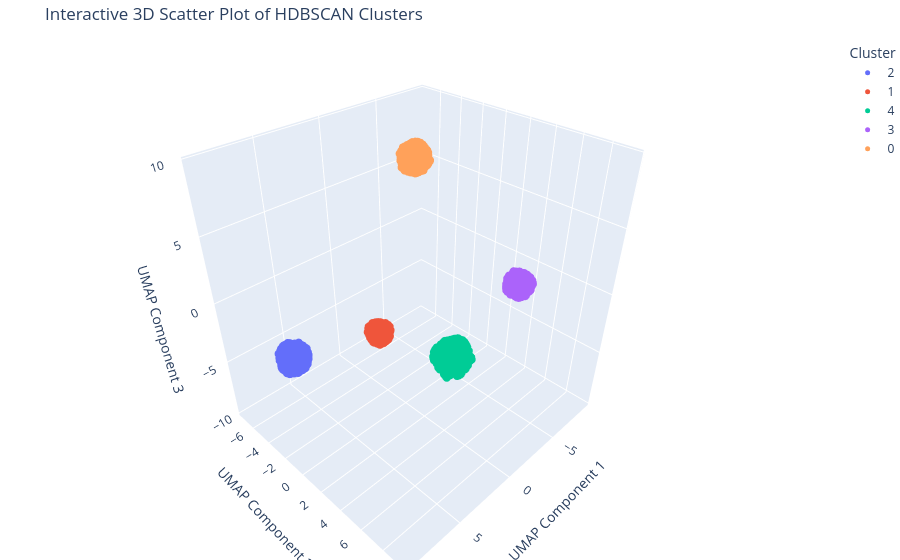

This figure's notebook cell:
### Markdown cell above
## Visualizing cuML HDBSCAN Clustering with cuML UMAP

### Code cell
%load_ext cuml.accel

import plotly.express as px
from hdbscan import HDBSCAN
from umap import UMAP

# Perform HDBSCAN Clustering using cuML
hdbscan = HDBSCAN(min_samples=10, min_cluster_size=200, gen_min_span_tree=True)
hdbscan.fit(X_gpu)

# Extract cluster labels
cluster_labels = hdbscan.labels_

# Reduce Dimensionality to 3D using cuML UMAP
umap_3d = UMAP(n_neighbors=15, min_dist=0.1, n_components=3)
embedding_3d = umap_3d.fit_transform(X_gpu)

# Convert GPU arrays back to NumPy for Plotly visualization
embedding_3d_cpu = cp.asnumpy(embedding_3d)
cluster_labels_cpu = cp.asnumpy(cluster_labels)

# Create Interactive 3D Scatter Plot using Plotly
fig = px.scatter_3d(
    x=embedding_3d_cpu[:, 0],
    y=embedding_3d_cpu[:, 1],
    z=embedding_3d_cpu[:, 2],
    color=cluster_labels_cpu.astype(str),  # Convert cluster labels to strings for coloring
    title="Interactive 3D Scatter Plot of HDBSCAN Clusters",
    labels={"color": "Cluster"}
)

# Customize the plot
fig.update_traces(marker=dict(size=5))  # Adjust marker size
fig.update_layout(
    scene=dict(
        xaxis_title="UMAP Component 1",
        yaxis_title="UMAP Component 2",
        zaxis_title="UMAP Component 3",
    ),
    margin=dict(l=0, r=0, b=0, t=40),  # Reduce margins for a cleaner look
)

# Show the plot
fig.show()

### Figure 1 — Plotly figure (JSON) as saved in the notebook; plotly's stock layout.template omitted (floating-point values rounded to 4 significant figures; data arrays with more than 128 entries replaced by an {"elided": "..."} marker saying what was removed)
{"data": [{"hovertemplate": "Cluster=2<br>x=%{x}<br>y=%{y}<br>z=%{z}<extra></extra>", "legendgroup": "2", "marker": {"color": "#636efa", "size": 5, "symbol": "circle"}, "mode": "markers", "name": "2", "scene": "scene", "showlegend": true, "type": "scatter3d", "x": {"elided": "2000 float values"}, "y": {"elided": "2000 float values"}, "z": {"elided": "2000 float values"}}, {"hovertemplate": "Cluster=1<br>x=%{x}<br>y=%{y}<br>z=%{z}<extra></extra>", "legendgroup": "1", "marker": {"color": "#EF553B", "size": 5, "symbol": "circle"}, "mode": "markers", "name": "1", "scene": "scene", "showlegend": true, "type": "scatter3d", "x": {"elided": "2000 float values"}, "y": {"elided": "2000 float values"}, "z": {"elided": "2000 float values"}}, {"hovertemplate": "Cluster=4<br>x=%{x}<br>y=%{y}<br>z=%{z}<extra></extra>", "legendgroup": "4", "marker": {"color": "#00cc96", "size": 5, "symbol": "circle"}, "mode": "markers", "name": "4", "scene": "scene", "showlegend": true, "type": "scatter3d", "x": {"elided": "2000 float values"}, "y": {"elided": "2000 float values"}, "z": {"elided": "2000 float values"}}, {"hovertemplate": "Cluster=3<br>x=%{x}<br>y=%{y}<br>z=%{z}<extra></extra>", "legendgroup": "3", "marker": {"color": "#ab63fa", "size": 5, "symbol": "circle"}, "mode": "markers", "name": "3", "scene": "scene", "showlegend": true, "type": "scatter3d", "x": {"elided": "2000 float values"}, "y": {"elided": "2000 float values"}, "z": {"elided": "2000 float values"}}, {"hovertemplate": "Cluster=0<br>x=%{x}<br>y=%{y}<br>z=%{z}<extra></extra>", "legendgroup": "0", "marker": {"color": "#FFA15A", "size": 5, "symbol": "circle"}, "mode": "markers", "name": "0", "scene": "scene", "showlegend": true, "type": "scatter3d", "x": {"elided": "2000 float values"}, "y": {"elided": "2000 float values"}, "z": {"elided": "2000 float values"}}], "layout": {"legend": {"title": {"text": "Cluster"}, "tracegroupgap": 0}, "margin": {"b": 0, "l": 0, "r": 0, "t": 40}, "scene": {"domain": {"x": [0, 1], "y": [0, 1]}, "xaxis": {"title": {"text": "UMAP Component 1"}}, "yaxis": {"title": {"text": "UMAP Component 2"}}, "zaxis": {"title": {"text": "UMAP Component 3"}}}, "title": {"text": "Interactive 3D Scatter Plot of HDBSCAN Clusters"}}}
